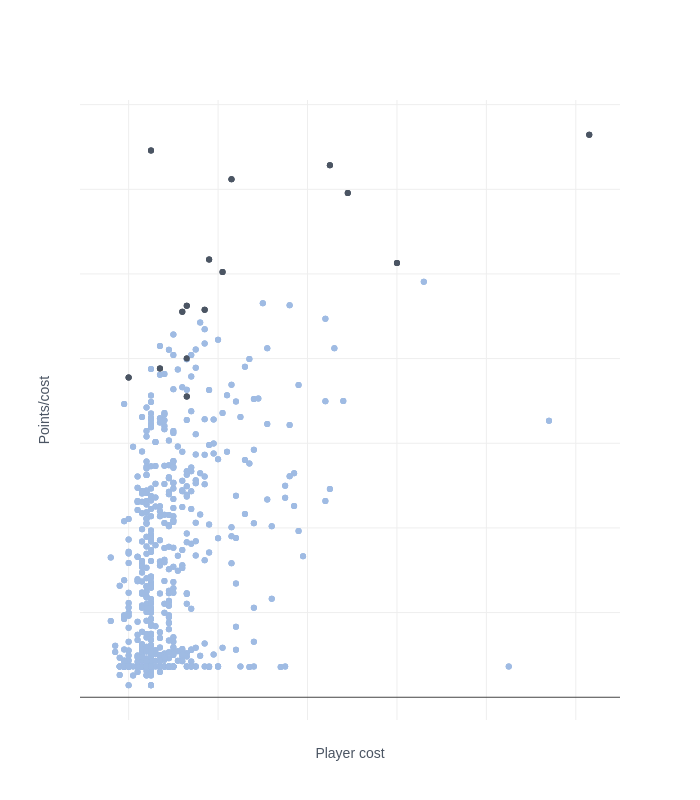

Write notebook code for a chart like this one.
### Code cell
fig.add_trace(go.Scatter(
            x=df_picked.value,
            y=df_picked[f"pred_{pred_var}"],
            marker=dict(
                color='#4B5563', 
            ),
            mode='markers',
            customdata=df_picked[["unique_id", "team_name", f"pred_{pred_var}"]],
            hovertemplate="<b>%{customdata[0]}</b>"
            + "<br><br><b>Team:</b> %{customdata[1]}"
            + "<br><b>Forecasted Points:</b> %{customdata[2]}"
            + "<extra></extra>",))

fig.update_layout(
    autosize=False,
    width=700,
    height=800,
    showlegend=False,
    paper_bgcolor='rgba(0,0,0,0)',
    plot_bgcolor='rgba(0,0,0,0)',
    xaxis_title="Player Value (as of previous GW)",
    yaxis_title="Forecasted Points",
    yaxis_visible=True, 
    yaxis_showticklabels=False,
    xaxis_visible=True, 
    xaxis_showticklabels=False,
    font=dict(
        family="sans-serif",
        color="#4B5563"
    )
)

### Figure 1 — Plotly figure (JSON) as saved in the notebook; plotly's stock layout.template omitted (floating-point values rounded to 4 significant figures; data arrays with more than 128 entries replaced by an {"elided": "..."} marker saying what was removed)
{"data": [{"customdata": {"elided": "712x3 mixed values"}, "hovertemplate": "<b>%{customdata[0]}</b><br><br><b>Team:</b> %{customdata[1]}<br><b>Forecasted Points:</b> %{customdata[2]}<extra></extra>", "marker": {"color": "#9fbbe3"}, "mode": "markers", "type": "scatter", "x": {"elided": "712 int values"}, "y": {"elided": "712 float values"}}, {"customdata": {"elided": "712x3 mixed values"}, "hovertemplate": "<b>%{customdata[0]}</b><br><br><b>Team:</b> %{customdata[1]}<br><b>Forecasted Points:</b> %{customdata[2]}<extra></extra>", "marker": {"color": "#4B5563"}, "mode": "markers", "type": "scatter", "x": [58, 40, 85, 53, 61, 63, 53, 143, 100, 47, 52, 89, 53, 45, 57], "y": [5.171, 3.777, 6.284, 4.0, 5.023, 6.118, 3.554, 6.644, 5.129, 3.882, 4.553, 5.957, 4.625, 6.459, 4.578]}, {"customdata": [["Bruno Guimarães Rodriguez Moura", "Newcastle", 5.171], ["Jarell Quansah", "Liverpool", 3.777], ["Phil Foden", "Manchester City", 6.284], ["Guglielmo Vicario", "Tottenham", 4.0], ["Benjamin White", "Arsenal", 5.023], ["Cole Palmer", "Chelsea", 6.118], ["David Raya Martin", "Arsenal", 3.554], ["Erling Haaland", "Manchester City", 6.644], ["Heung-Min Son", "Tottenham", 5.129], ["Joachim Andersen", "Crystal Palace", 3.882], ["Joško Gvardiol", "Manchester City", 4.553], ["Ollie Watkins", "Aston Villa", 5.957], ["Willian Borges da Silva", "Fulham", 4.625], ["Willy Boly", "Nottingham", 6.459], ["Yoane Wissa", "Brentford", 4.578]], "hovertemplate": "<b>%{customdata[0]}</b><br><br><b>Team:</b> %{customdata[1]}<br><b>Forecasted Points:</b> %{customdata[2]}<extra></extra>", "marker": {"color": "#4B5563"}, "mode": "markers", "type": "scatter", "x": [58, 40, 85, 53, 61, 63, 53, 143, 100, 47, 52, 89, 53, 45, 57], "y": [5.171, 3.777, 6.284, 4.0, 5.023, 6.118, 3.554, 6.644, 5.129, 3.882, 4.553, 5.957, 4.625, 6.459, 4.578]}, {"customdata": {"elided": "712x3 mixed values"}, "hovertemplate": "<b>%{customdata[0]}</b><br><br><b>Team:</b> %{customdata[1]}<br><b>Forecasted Points:</b> %{customdata[2]}<extra></extra>", "marker": {"color": "#9fbbe3"}, "mode": "markers", "type": "scatter", "x": {"elided": "712 int values"}, "y": {"elided": "712 float values"}}, {"customdata": {"elided": "712x3 mixed values"}, "hovertemplate": "<b>%{customdata[0]}</b><br><br><b>Team:</b> %{customdata[1]}<br><b>Forecasted Points:</b> %{customdata[2]}<extra></extra>", "marker": {"color": "#9fbbe3"}, "mode": "markers", "type": "scatter", "x": {"elided": "712 int values"}, "y": {"elided": "712 float values"}}, {"customdata": [["Bruno Guimarães Rodriguez Moura", "Newcastle", 5.171], ["Jarell Quansah", "Liverpool", 3.777], ["Phil Foden", "Manchester City", 6.284], ["Guglielmo Vicario", "Tottenham", 4.0], ["Benjamin White", "Arsenal", 5.023], ["Cole Palmer", "Chelsea", 6.118], ["David Raya Martin", "Arsenal", 3.554], ["Erling Haaland", "Manchester City", 6.644], ["Heung-Min Son", "Tottenham", 5.129], ["Joachim Andersen", "Crystal Palace", 3.882], ["Joško Gvardiol", "Manchester City", 4.553], ["Ollie Watkins", "Aston Villa", 5.957], ["Willian Borges da Silva", "Fulham", 4.625], ["Willy Boly", "Nottingham", 6.459], ["Yoane Wissa", "Brentford", 4.578]], "hovertemplate": "<b>%{customdata[0]}</b><br><br><b>Team:</b> %{customdata[1]}<br><b>Forecasted Points:</b> %{customdata[2]}<extra></extra>", "marker": {"color": "#4B5563"}, "mode": "markers", "type": "scatter", "x": [58, 40, 85, 53, 61, 63, 53, 143, 100, 47, 52, 89, 53, 45, 57], "y": [5.171, 3.777, 6.284, 4.0, 5.023, 6.118, 3.554, 6.644, 5.129, 3.882, 4.553, 5.957, 4.625, 6.459, 4.578]}], "layout": {"autosize": false, "font": {"color": "#4B5563", "family": "sans-serif"}, "height": 800, "paper_bgcolor": "rgba(0,0,0,0)", "plot_bgcolor": "rgba(0,0,0,0)", "showlegend": false, "width": 700, "xaxis": {"showticklabels": false, "title": {"text": "Player cost"}, "visible": true}, "yaxis": {"showticklabels": false, "title": {"text": "Points/cost"}, "visible": true}}}
